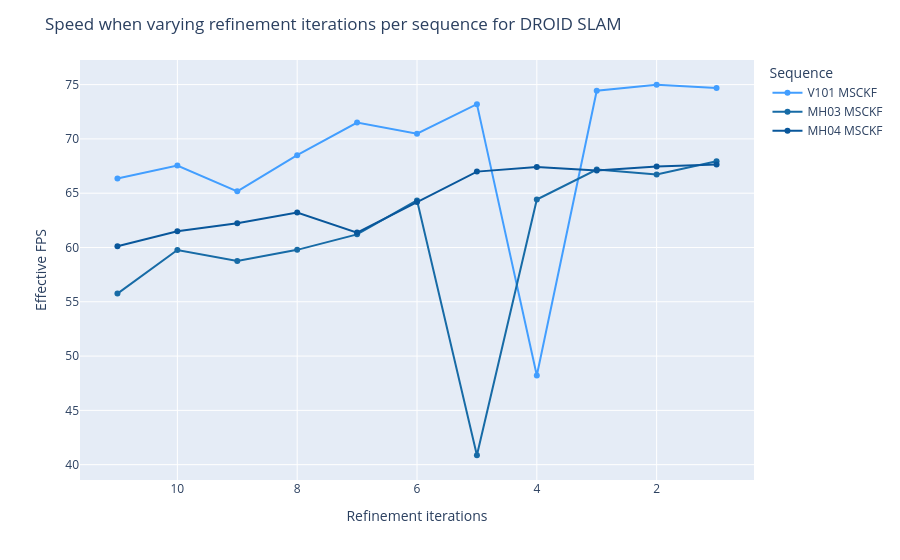

Notebook source saved alongside this figure:
### Code cell
droid_optim = np.loadtxt('Outputs/MSCKF_optim.txt', delimiter=',', dtype=str)

df = pd.DataFrame()
targets = {" MSCKF": droid_optim}

for i in range(15, 195, 15):
  for key, value in targets.items():
    start = int(2 * i / 5 if key == " MSCKF" else i)
    stop = int(start + 6 if key == " MSCKF" else start + 15)
    #print(f"Processing {key} from index {start} to {stop}")
    df_temp = pd.DataFrame(value[start:stop, :], columns=["Date", "Sequence", "Raw ATE", "Scale", "RMS ATE", "Compared", "fps", "duration"])
    df_temp["Sequence"] = df_temp["Sequence"].apply(lambda x: x.split("_")[0] + key)
    stride = 12 - (i // 15)
    df_temp["Stride"] = stride
    df_temp["Compared"] = df_temp["Compared"].astype(float)
    df_temp["Complete"] = df_temp["Compared"] * 10 if key == " DROID" else 100 * df_temp["Compared"] / (10 / 3)
    
    df_temp["fps"] = df_temp["fps"].astype(float)
    df_temp["fps"] = df_temp["fps"] * (float(3) if key != " DROID" else 1.0)
    
    #print(10 / stride)

    df = pd.concat([df, df_temp], ignore_index=True)

df["RMS ATE"] = df["RMS ATE"].astype(float)




agg = (
    df.groupby(["Sequence", "Stride"])
    .agg(completeness_mean=("Complete", "mean"), fps_mean=("fps", "mean"), mean=("RMS ATE", "mean"))
    .reset_index()
)

"""
agg = (
    df.groupby(["Sequence", "Stride"])["RMS ATE"]
    .agg(
        median="median",
        q1=lambda x: x.quantile(0.25),
        q3=lambda x: x.quantile(0.75)
    )
    .reset_index()
)

agg["err_plus"] = agg["q3"] - agg["median"]
agg["err_minus"] = agg["median"] - agg["q1"]

"""
agg.loc[agg["completeness_mean"] <= 80, "mean"] = np.nan


print(agg.head(16))
fig = px.line(
    agg,
    x="Stride",
    y="fps_mean",
    color="Sequence",
    markers=True,
    color_discrete_map={
  "V101 ORB": "#21c626", 
  "MH03 ORB": "#18971C",
  "MH04 ORB": "#07630A",
  "V101 MSCKF": "#429eff",
  "MH03 MSCKF": "#176BA6",
  "MH04 MSCKF": "#09579B",
  "V101 DROID": "#f0ac2f",
  "MH03 DROID": "#C38B1D",
  "MH04 DROID": "#987107",
  "V101 ORB C": "#c62121", 
  "MH03 ORB C": "#971818",
  "MH04 ORB C": "#630707",
}
)

fig.update_layout(
    yaxis_title="Effective FPS",
    xaxis_title="Refinement iterations",
    title="Speed when varying refinement iterations per sequence for DROID SLAM",
    xaxis=dict(autorange="reversed")
)
#fig.update_yaxes(range=[0, None])
fig.update_xaxes()
# Sort the legend order to be correct
cat_order = ["V101 ORB", "MH03 ORB", "MH04 ORB", "V101 MSCKF", "MH03 MSCKF", "MH04 MSCKF", "V101 DROID", "MH03 DROID", "MH04 DROID", "V101 ORB C", "MH03 ORB C", "MH04 ORB C"]
fig.data = tuple(sorted(fig.data, key=lambda t: int(cat_order.index(t.name))))

fig.show()

### Figure 1 — Plotly figure (JSON) as saved in the notebook; plotly's stock layout.template omitted (floating-point values rounded to 4 significant figures)
{"data": [{"hovertemplate": "Sequence=V101 MSCKF<br>Stride=%{x}<br>fps_mean=%{y}<extra></extra>", "legendgroup": "V101 MSCKF", "line": {"color": "#429eff", "dash": "solid"}, "marker": {"symbol": "circle"}, "mode": "lines+markers", "name": "V101 MSCKF", "orientation": "v", "showlegend": true, "type": "scatter", "x": [1, 2, 3, 4, 5, 6, 7, 8, 9, 10, 11], "xaxis": "x", "y": [74.68, 74.99, 74.43, 48.2, 73.2, 70.48, 71.51, 68.5, 65.17, 67.55, 66.36], "yaxis": "y"}, {"hovertemplate": "Sequence=MH03 MSCKF<br>Stride=%{x}<br>fps_mean=%{y}<extra></extra>", "legendgroup": "MH03 MSCKF", "line": {"color": "#176BA6", "dash": "solid"}, "marker": {"symbol": "circle"}, "mode": "lines+markers", "name": "MH03 MSCKF", "orientation": "v", "showlegend": true, "type": "scatter", "x": [1, 2, 3, 4, 5, 6, 7, 8, 9, 10, 11], "xaxis": "x", "y": [67.93, 66.73, 67.18, 64.42, 40.87, 64.34, 61.21, 59.78, 58.76, 59.76, 55.75], "yaxis": "y"}, {"hovertemplate": "Sequence=MH04 MSCKF<br>Stride=%{x}<br>fps_mean=%{y}<extra></extra>", "legendgroup": "MH04 MSCKF", "line": {"color": "#09579B", "dash": "solid"}, "marker": {"symbol": "circle"}, "mode": "lines+markers", "name": "MH04 MSCKF", "orientation": "v", "showlegend": true, "type": "scatter", "x": [1, 2, 3, 4, 5, 6, 7, 8, 9, 10, 11], "xaxis": "x", "y": [67.65, 67.46, 67.09, 67.42, 66.99, 64.19, 61.37, 63.22, 62.24, 61.49, 60.11], "yaxis": "y"}], "layout": {"legend": {"title": {"text": "Sequence"}, "tracegroupgap": 0}, "margin": {"t": 60}, "title": {"text": "Speed when varying refinement iterations per sequence for DROID SLAM"}, "xaxis": {"anchor": "y", "autorange": "reversed", "domain": [0, 1], "title": {"text": "Refinement iterations"}}, "yaxis": {"anchor": "x", "domain": [0, 1], "title": {"text": "Effective FPS"}}}}
